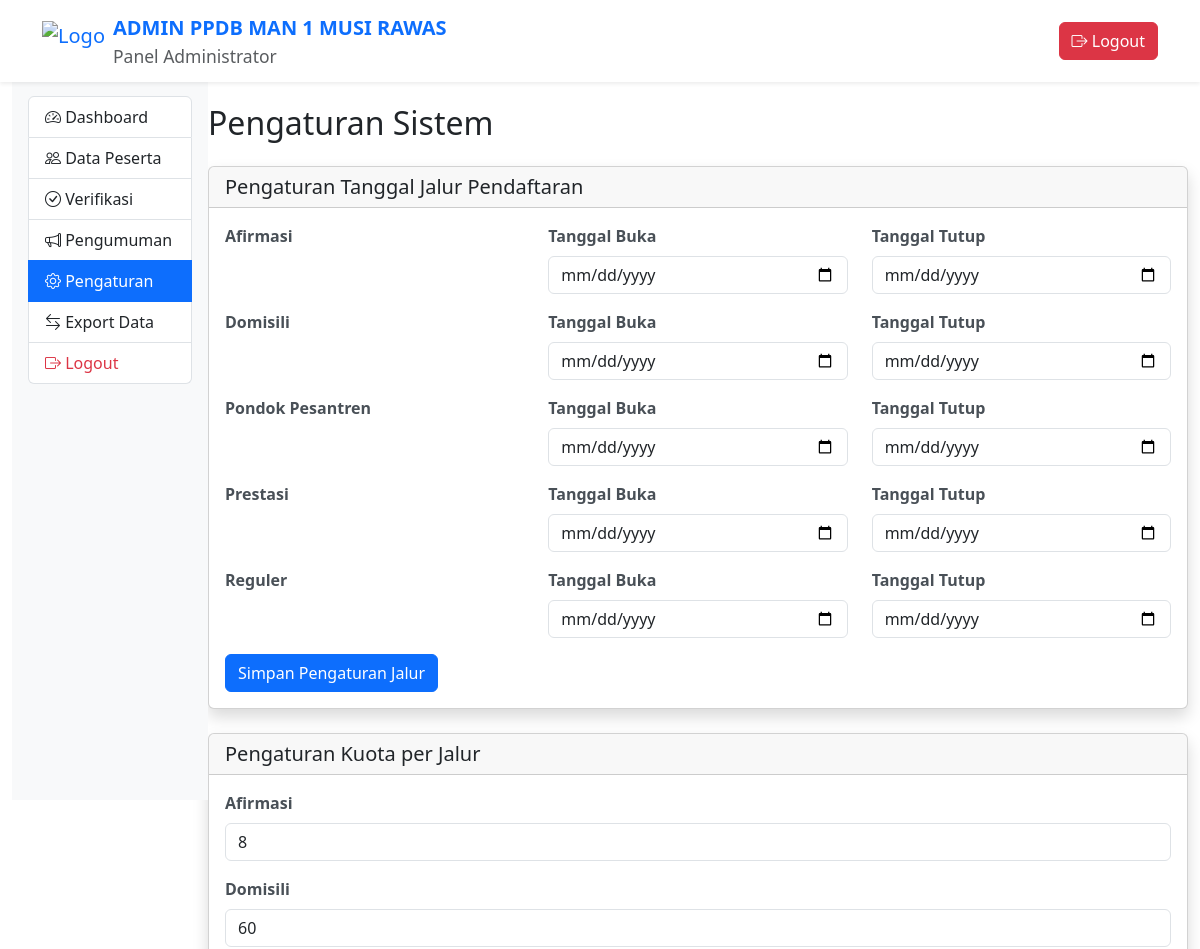
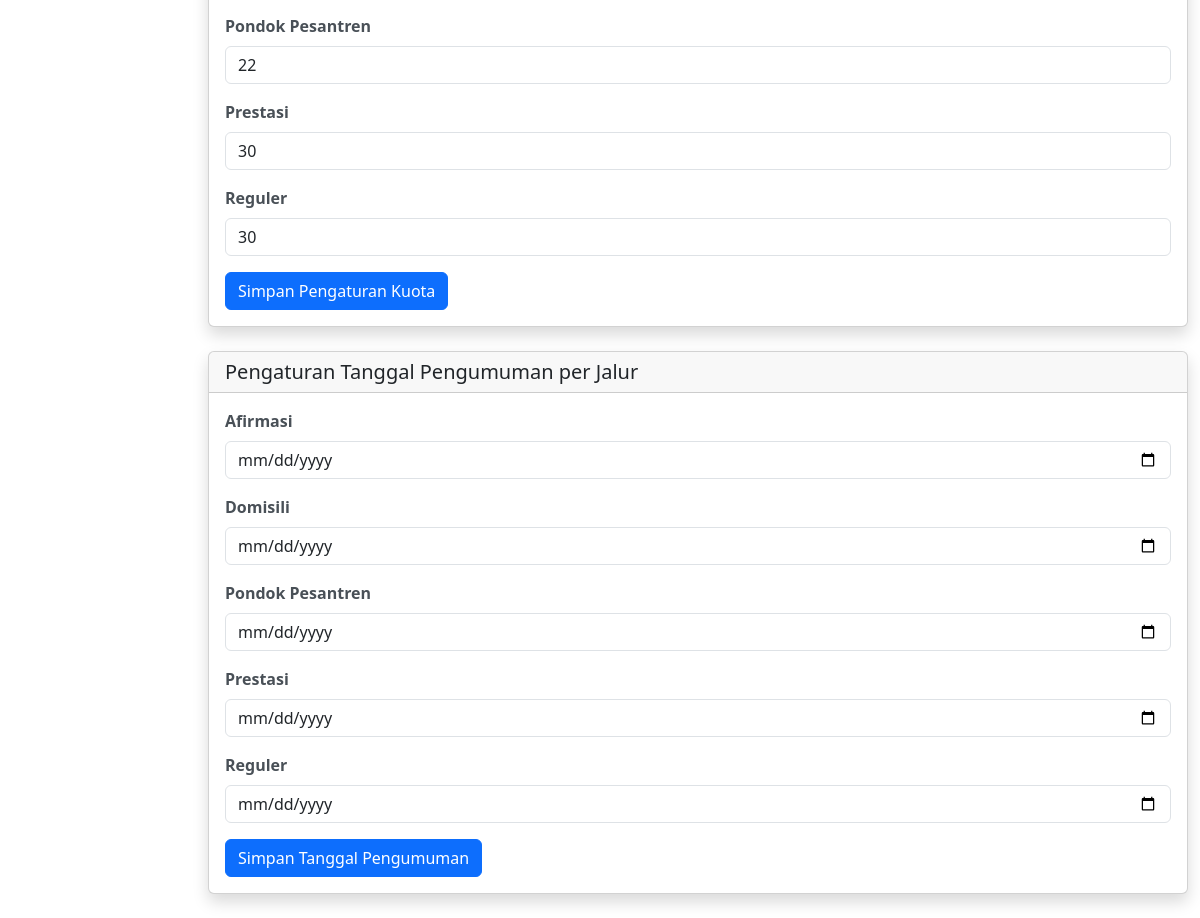
The app's page /admin/pengaturan.php (signed in), older data (2 pictures, top to bottom).
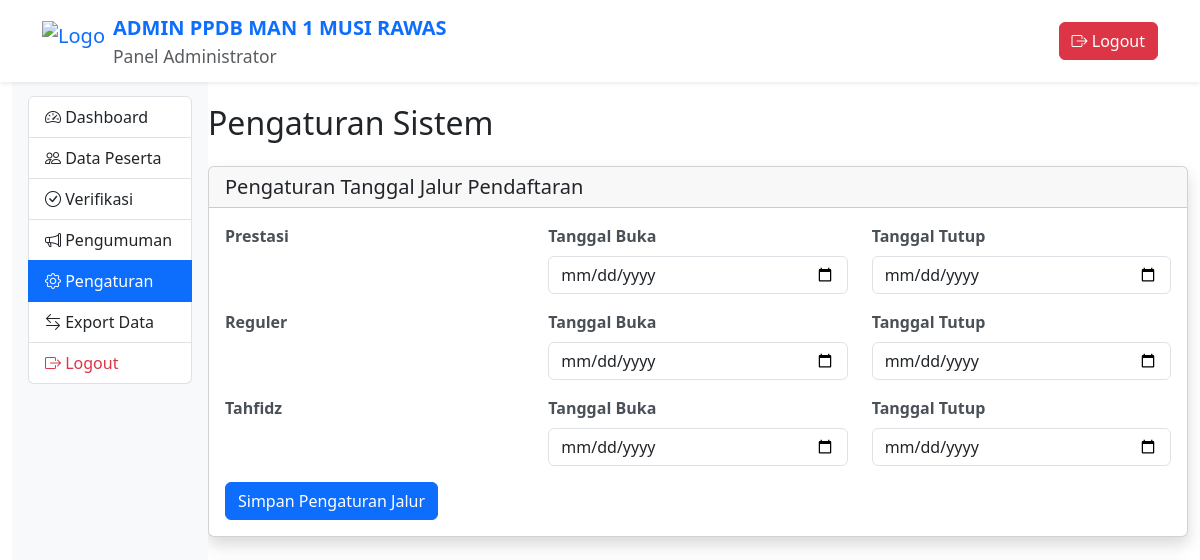
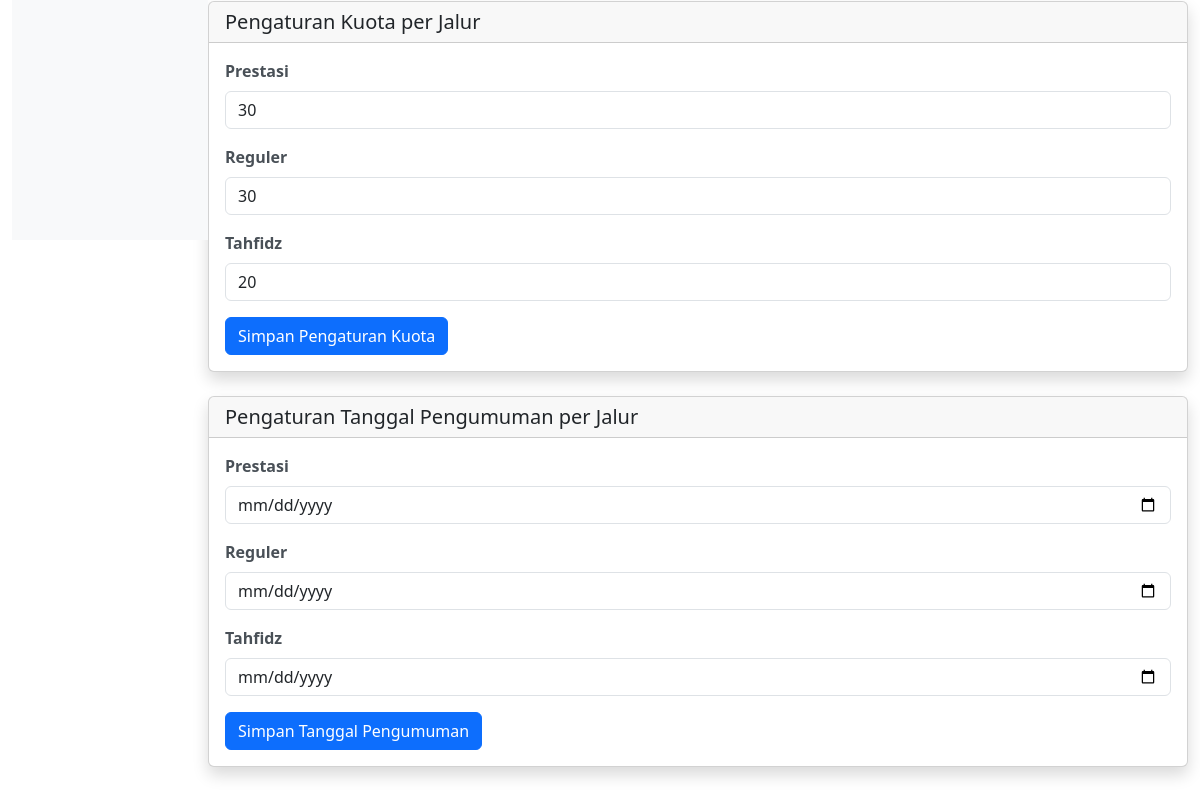
The same page, newer data (2 pictures, top to bottom).
### tables this page shows
CREATE TABLE jalur_pendaftaran (
    id INT PRIMARY KEY AUTO_INCREMENT,
    nama_jalur VARCHAR(50) UNIQUE,
    kuota INT,
    tanggal_buka DATETIME,
    tanggal_tutup DATETIME,
    tanggal_pengumuman DATETIME,
    created_at TIMESTAMP DEFAULT CURRENT_TIMESTAMP
);

### admin/pengaturan.php (the view, shortened to what this page needs)
<?php
require_once __DIR__.'/../config/db.php';
$stmt = $pdo->query("SELECT * FROM jalur_pendaftaran ORDER BY nama_jalur");
$jalur_list = $stmt->fetchAll();
?>
<!DOCTYPE html>
<html lang="id">
<head>
    <link href="https://cdn.jsdelivr.net/npm/bootstrap@5.3.0/dist/css/bootstrap.min.css" rel="stylesheet">
    <link rel="stylesheet" href="https://cdn.jsdelivr.net/npm/bootstrap-icons@1.11.1/font/bootstrap-icons.css">
    <link rel="stylesheet" href="../assets/css/style.css">
</head>
<body>
    <?php include 'partials/admin_header.php'; ?>
    <div class="container-fluid">
        <div class="row g-0">
            <div class="col-md-2 sidebar-container">
                <?php include 'partials/admin_sidebar.php'; ?>
            </div>
            <div class="col-md-10 pt-4">
                <h2 class="mb-4">Pengaturan Sistem</h2>
                <div class="card shadow mb-4">
                    <div class="card-header">
                        <h5 class="card-title mb-0">Pengaturan Tanggal Jalur Pendaftaran</h5>
                    </div>
                    <div class="card-body">
                        <form action="process/update_periode.php" method="POST">
                            <?php foreach($jalur_list as $jalur): ?>
                            <div class="row mb-3">
                                <div class="col-md-4">
                                    <label class="form-label"><?= htmlspecialchars($jalur['nama_jalur']) ?></label>
                                </div>
                                <div class="col-md-4">
                                    <label class="form-label">Tanggal Buka</label>
                                    <input type="date" class="form-control"
                                           name="tanggal_buka[<?= $jalur['id'] ?>]"
                                           value="<?= htmlspecialchars($jalur['tanggal_buka'] ?? '') ?>">
                                </div>
                                <div class="col-md-4">
                                    <label class="form-label">Tanggal Tutup</label>
                                    <input type="date" class="form-control"
                                           name="tanggal_tutup[<?= $jalur['id'] ?>]"
                                           value="<?= htmlspecialchars($jalur['tanggal_tutup'] ?? '') ?>">
                                </div>
                            </div>
                            <?php endforeach; ?>
                            <button type="submit" class="btn btn-primary">Simpan Pengaturan Jalur</button>
                        </form>
                    </div>
                </div>
                <div class="card shadow mb-4">
                    <div class="card-header">
                        <h5 class="card-title mb-0">Pengaturan Kuota per Jalur</h5>
                    </div>
                    <div class="card-body">
                        <form action="process/update_kuota.php" method="POST">
                            <?php foreach($jalur_list as $jalur): ?>
                            <div class="mb-3">
                                <label class="form-label"><?= htmlspecialchars($jalur['nama_jalur']) ?></label>
                                <input type="number" class="form-control"
                                       name="kuota[<?= $jalur['id'] ?>]"
                                       value="<?= htmlspecialchars($jalur['kuota'] ?? '') ?>"
                                       min="0">
                            </div>
                            <?php endforeach; ?>
                            <button type="submit" class="btn btn-primary">Simpan Pengaturan Kuota</button>
                        </form>
                    </div>
                </div>
                <div class="card shadow mb-4">
                    <div class="card-header">
                        <h5 class="card-title mb-0">Pengaturan Tanggal Pengumuman per Jalur</h5>
                    </div>
                    <div class="card-body">
                        <form action="process/update_pengumuman.php" method="POST">
                            <?php foreach($jalur_list as $jalur): ?>
                            <div class="mb-3">
                                <label class="form-label"><?= htmlspecialchars($jalur['nama_jalur']) ?></label>
                                <input type="date" class="form-control"
                                       name="tanggal_pengumuman[<?= $jalur['id'] ?>]"
                                       value="<?= htmlspecialchars($jalur['tanggal_pengumuman'] ?? '') ?>">
                            </div>
                            <?php endforeach; ?>
                            <button type="submit" class="btn btn-primary">Simpan Tanggal Pengumuman</button>
                        </form>
                    </div>
                </div>
            </div>
        </div>
    </div>
</body>
</html>

Row changes from the older to the newer data that the page shows:
removed jalur_pendaftaran: nama_jalur "Afirmasi", kuota "8"
removed jalur_pendaftaran: nama_jalur "Domisili", kuota "60"
changed jalur_pendaftaran: nama_jalur "Pondok Pesantren" → "Tahfidz"; kuota "22" → "20"; moves down the list
